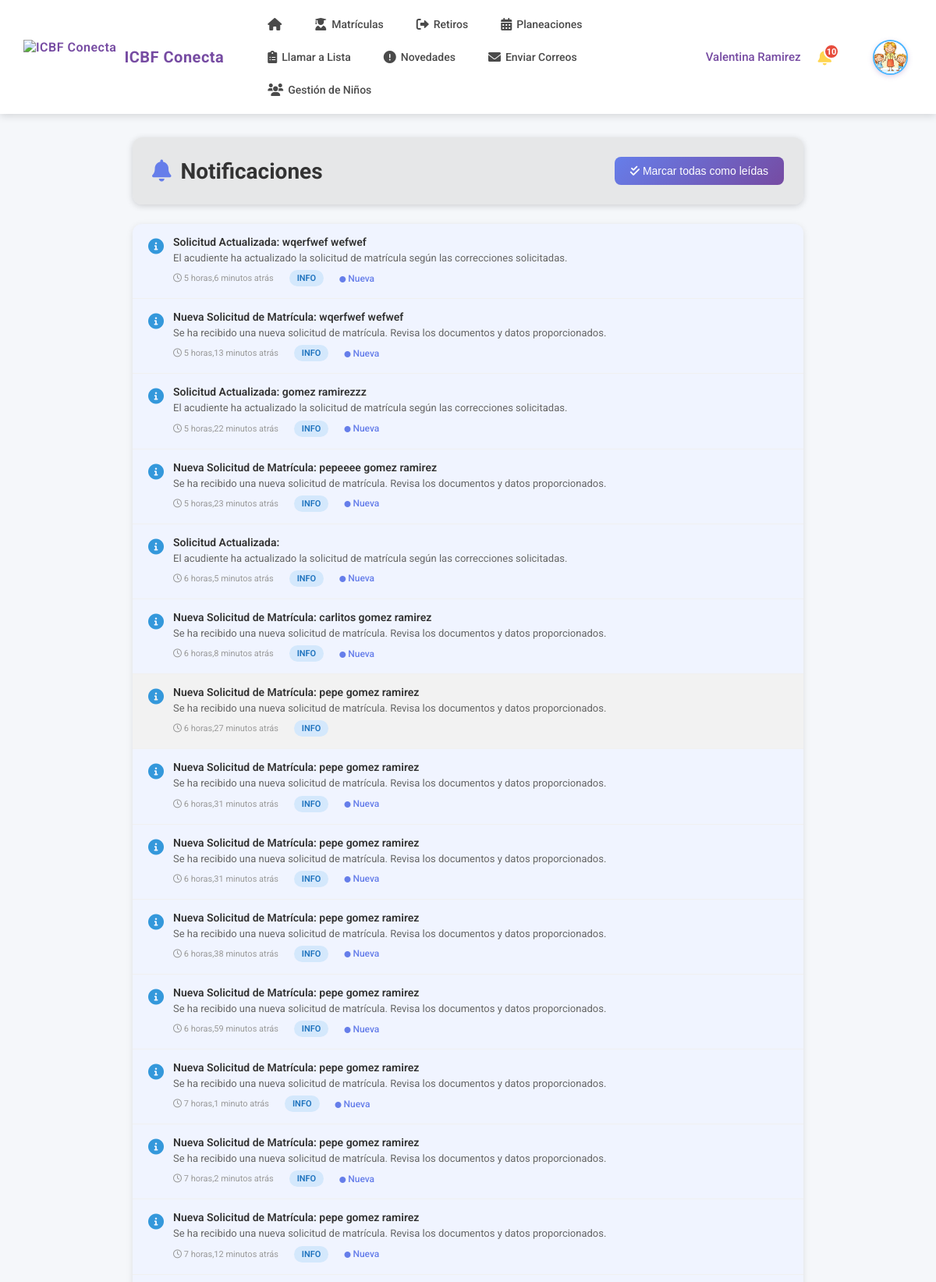
/notifications/ (signed in, upper part), run on the app's committed database.
### notifications/models.py (models this page shows, shortened)
class Notification(models.Model):
    title = models.CharField(max_length=200)
    message = models.TextField()
    level = models.CharField(
        max_length=20,
        choices=[("grave", "Grave"), ("warning", "Warning"), ("info", "Info")],
        default="info",
    )
    created_at = models.DateTimeField(auto_now_add=True)
    read = models.BooleanField(default=False)
    recipient = models.ForeignKey(
        User,
        null=True,
        blank=True,
        on_delete=models.CASCADE,
        related_name="notifications_received"
    )
    content_type = models.ForeignKey(
        ContentType,
        on_delete=models.CASCADE,
        null=True,
        blank=True,
        related_name="notifications_content"
    )
    object_id = models.PositiveIntegerField(null=True, blank=True)
    related_object = GenericForeignKey("content_type", "object_id")
    class Meta:
        ordering = ["-created_at"]

### notifications/views.py (the view)
# urls.py: path('', views.notificaciones_list, name='list'),
@login_required
def notificaciones_list(request):
    notificaciones = Notification.objects.filter(recipient=request.user).order_by('-created_at')
    return render(request, 'notificaciones/list.html', {
        'notificaciones': notificaciones
    })

### templates/notificaciones/list.html (shortened to what this page needs)
{% load static %}
<!DOCTYPE html>
<html lang="es">
<head>
    <link rel="stylesheet" href="https://cdnjs.cloudflare.com/ajax/libs/font-awesome/6.4.0/css/all.min.css">
</head>
<body>
    {% include 'madre/navbar_madre.html' %}
    <div class="container">
        <div class="header">
            <h1>
                <i class="fas fa-bell"></i>
                Notificaciones
            </h1>
            {% if notificaciones %}
            <button class="mark-all-btn" onclick="marcarTodasLeidas()">
                <i class="fas fa-check-double"></i> Marcar todas como leídas
            </button>
            {% endif %}
        </div>
        <div class="notifications-container">
            {% if notificaciones %}
                {% for notif in notificaciones %}
                <div class="notification-item {% if not notif.read %}unread{% endif %}"
                     {% if notif.object_id %}onclick="handleNotificationClick({{ notif.object_id }}, {{ notif.id }}, '{{ notif.title }}');"{% endif %}>
                    <div class="notification-icon">
                        {% if notif.level == 'grave' %}
                            <i class="fas fa-exclamation-circle" style="color: #e74c3c;"></i>
                        {% elif notif.level == 'warning' %}
                            <i class="fas fa-exclamation-triangle" style="color: #f39c12;"></i>
                        {% else %}
                            <i class="fas fa-info-circle" style="color: #3498db;"></i>
                        {% endif %}
                    </div>
                    <div class="notification-content">
                        <div class="notification-title">{{ notif.title }}</div>
                        <div class="notification-message">{{ notif.message }}</div>
                        <div class="notification-meta">
                            <span class="notification-time">
                                <i class="far fa-clock"></i> {{ notif.created_at|timesince }} atrás
                            </span>
                            <span class="notification-level {{ notif.level }}">{{ notif.level }}</span>
                            {% if not notif.read %}
                            <span style="color: #667eea; font-size: 12px; font-weight: 500;">
                                <i class="fas fa-circle" style="font-size: 8px;"></i> Nueva
                            </span>
                            {% endif %}
                        </div>
                    </div>
                </div>
                {% endfor %}
            {% endif %}
        </div>
    </div>
</body>
</html>

### static/css/navbar_madre.css (style rules this page uses)
:root { --primary-gradient-start: #667eea; --primary-gradient-end: #764ba2; --primary-color: #667eea; --secondary-color: #764ba2; --white: #ffffff; --light-gray: #f5f7fa; --dark-text: #333333; --shadow: 0 2px 10px rgba(0, 0, 0, 0.15); }

### templates/notificaciones/list.html (style rules this page uses)
* { margin: 0; padding: 0; box-sizing: border-box; }
body { font-family: 'Roboto', sans-serif; background-color: #f5f7fa; color: #333; }
.container { max-width: 900px; margin: 0 auto; padding: 30px 20px; }
.header { background: rgba(222, 222, 222, 0.637); padding: 25px; border-radius: 12px; margin-bottom: 25px; box-shadow: 0 2px 8px rgba(0, 0, 0, 0.164); display: flex; justify-content: space-between; align-items: center; }
.header h1 { font-size: 28px; color: #333; display: flex; align-items: center; gap: 12px; }
.header h1 i { color: #667eea; }
.mark-all-btn { background: linear-gradient(135deg, #667eea 0%, #764ba2 100%); color: white; border: none; padding: 10px 20px; border-radius: 8px; cursor: pointer; font-size: 14px; font-weight: 500; transition: transform 0.2s; }
.notifications-container { background: rgb(242, 242, 242); border-radius: 12px; box-shadow: 0 2px 8px rgba(0,0,0,0.1); overflow: hidden; }
.notification-item { padding: 20px 25px; border-bottom: 1px solid #f0f0f0; display: flex; gap: 15px; align-items: flex-start; transition: background-color 0.2s; cursor: pointer; }
.notification-item.unread { background-color: #f0f4ff; }
.notification-icon { font-size: 24px; flex-shrink: 0; margin-top: 2px; }
.notification-content { flex: 1; }
.notification-title { font-weight: 600; font-size: 16px; color: #333; margin-bottom: 6px; }
.notification-message { font-size: 14px; color: #666; margin-bottom: 8px; line-height: 1.5; }
.notification-meta { display: flex; gap: 20px; align-items: center; flex-wrap: wrap; }
.notification-time { font-size: 12px; color: #999; }
.notification-level { display: inline-block; padding: 4px 10px; border-radius: 12px; font-size: 11px; font-weight: 600; text-transform: uppercase; }
.notification-level.info { background-color: #d4e8fc; color: #1e73be; }

### templates/madre/navbar_madre.html (style rules this page uses)
.notification-item { padding: 15px 20px; border-bottom: 1px solid #f0f0f0; display: flex; gap: 12px; align-items: flex-start; transition: background-color 0.2s; cursor: pointer; }
.notification-item.unread { background-color: #f0f4ff; }
.notification-icon { font-size: 20px; flex-shrink: 0; margin-top: 2px; }
.notification-content { flex: 1; }
.notification-title { font-weight: 600; font-size: 14px; color: #333; margin-bottom: 4px; }
.notification-message { font-size: 13px; color: #666; margin-bottom: 6px; line-height: 1.4; }
.notification-time { font-size: 11px; color: #999; }

### data on the page
Notification: title "Solicitud Actualizada: wqerfwef wefwef", message "El acudiente ha actualizado la solicitud de matrícula según las correcciones solicitadas.", created_at "5 horas,6 minutos", level "INFO", read False (drawn)
Notification: title "Nueva Solicitud de Matrícula: wqerfwef wefwef", message "Se ha recibido una nueva solicitud de matrícula. Revisa los documentos y datos proporcionados.", created_at "5 horas,13 minutos", level "INFO", read False (drawn)
Notification: title "Solicitud Actualizada: gomez ramirezzz", message "El acudiente ha actualizado la solicitud de matrícula según las correcciones solicitadas.", created_at "5 horas,22 minutos", level "INFO", read False (drawn)
Notification: title "Nueva Solicitud de Matrícula: pepeeee gomez ramirez", message "Se ha recibido una nueva solicitud de matrícula. Revisa los documentos y datos proporcionados.", created_at "5 horas,23 minutos", level "INFO", read False (drawn)
Notification: title "Solicitud Actualizada:", message "El acudiente ha actualizado la solicitud de matrícula según las correcciones solicitadas.", created_at "6 horas,5 minutos", level "INFO", read False (drawn)
Notification: title "Nueva Solicitud de Matrícula: carlitos gomez ramirez", message "Se ha recibido una nueva solicitud de matrícula. Revisa los documentos y datos proporcionados.", created_at "6 horas,8 minutos", level "INFO", read False (drawn)
Notification: title "Nueva Solicitud de Matrícula: pepe gomez ramirez", message "Se ha recibido una nueva solicitud de matrícula. Revisa los documentos y datos proporcionados.", created_at "6 horas,27 minutos", level "INFO"
Notification: title "Nueva Solicitud de Matrícula: pepe gomez ramirez", message "Se ha recibido una nueva solicitud de matrícula. Revisa los documentos y datos proporcionados.", created_at "6 horas,31 minutos", level "INFO", read False (drawn)
Notification: title "Nueva Solicitud de Matrícula: pepe gomez ramirez", message "Se ha recibido una nueva solicitud de matrícula. Revisa los documentos y datos proporcionados.", created_at "6 horas,31 minutos", level "INFO", read False (drawn)
Notification: title "Nueva Solicitud de Matrícula: pepe gomez ramirez", message "Se ha recibido una nueva solicitud de matrícula. Revisa los documentos y datos proporcionados.", created_at "6 horas,38 minutos", level "INFO", read False (drawn)
Notification: title "Nueva Solicitud de Matrícula: pepe gomez ramirez", message "Se ha recibido una nueva solicitud de matrícula. Revisa los documentos y datos proporcionados.", created_at "6 horas,59 minutos", level "INFO", read False (drawn)
Notification: title "Nueva Solicitud de Matrícula: pepe gomez ramirez", message "Se ha recibido una nueva solicitud de matrícula. Revisa los documentos y datos proporcionados.", created_at "7 horas,1 minuto", level "INFO", read False (drawn)
Notification: title "Nueva Solicitud de Matrícula: pepe gomez ramirez", message "Se ha recibido una nueva solicitud de matrícula. Revisa los documentos y datos proporcionados.", created_at "7 horas,2 minutos", level "INFO", read False (drawn)
Notification: title "Nueva Solicitud de Matrícula: pepe gomez ramirez", message "Se ha recibido una nueva solicitud de matrícula. Revisa los documentos y datos proporcionados.", created_at "7 horas,12 minutos", level "INFO", read False (drawn)

### other printed values
{{ nombre_madre }} "Valentina Ramirez"
{{ notifications_count }} "10"
